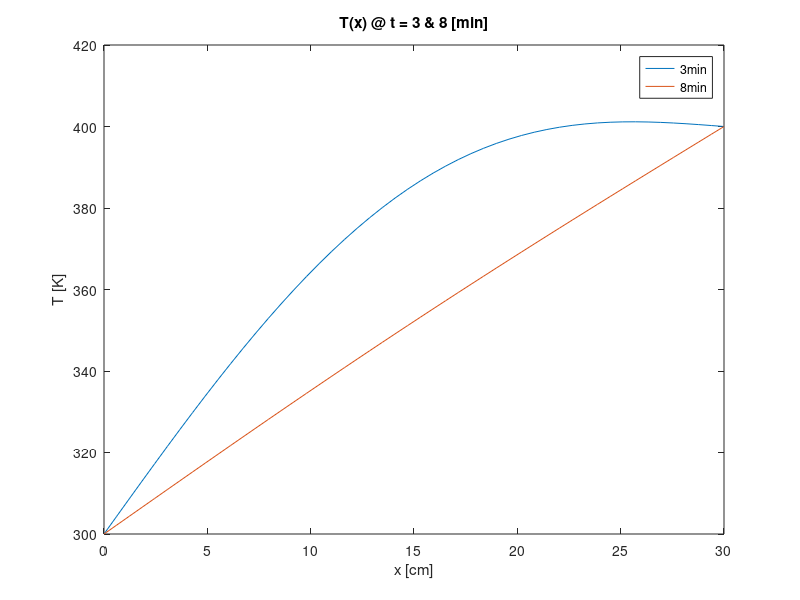
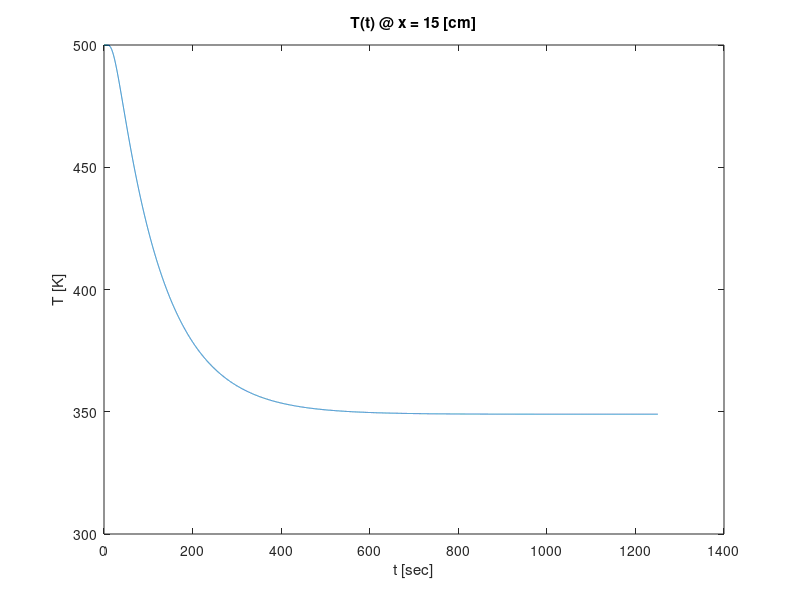

These charts were generated, in order, by the following MATLAB code: (Note: this script raises an error after producing the figures.)
%% Aerospace Engineering Song Jihoon

%{
1D Unsteady State Heat Conduction ( i = space, k = time ) 
Assumption : 1D Heat Transfer, Constant Base Tip Temperature 

Laplace(T_i) = d^2 T / dx^2= (T_(i+1) -2 T_(i) + T_(i-1)) / (dx)^2
T_(k+1) = (alpha)(Laplace(T_i))(dt) + T_(k)
%}

%% Initialization
clear 
close all 
clc
tic % Start CPU Run Time Check 

%% Declaration of Constant Variable  
n = 50; % number of x index (divided into n-1 parts)
L = 0.3; % Length of the bar[m]
alp = 8.5 * 10^(-5); % diffusivity
dx = L / (n-1); % difference of lenght[m]
dt = 0.1; % difference of time[s]

T_k = zeros(1,n) + 500; % T(k,i)
T_kk = zeros(1,n); % T(k+1,i)
T_k(1,1) = 300; % base
T_kk(1,1) = 300;
T_k(1,n) = 400; % tip
T_kk(1,n) = 400;
T_result = T_k; % T(k=1,x)

lap_op = zeros(1,n); % laplace operator array

%% Initial Calculator
for i = 2:n-1 % except base tip (constant temp)
    lap_op(1,i) = (T_k(1,i+1) - 2*T_k(1,i) + T_k(1,i-1)) / (dx)^2;
end
 
for i = 2:n-1 % except base tip 
   T_kk(1,i) = dt *  alp * lap_op(1,i) + T_k(1,i);
end

%% Iteration
diff_avg = sum(abs(T_kk - T_k)) / (n - 2); % except base tip

k = 2; % start with k = 2

while diff_avg >= 10^(-6)
    for c = 1 : n
    T_result(k,c) = T_kk(1,c); % T(t,x)
    end

    T_k = T_kk;
   
    for i = 2:n-1 % except base tip
        lap_op(1,i) = (T_k(1,i+1) - 2*T_k(1,i) + T_k(1,i-1)) / (dx)^2;
    end
    
    for i = 2:n-1 % except base tip 
        T_kk(1,i) = dt *  alp * lap_op(1,i) + T_k(1,i);
    end
   
    diff_avg = sum(abs(T_kk - T_k)) / (n - 2); % except base tip

    k = k + 1;
end

%% Plot 1 (Question 1)
figure(1)
x = linspace(0,30,n);
y1 = T_result(1801,:); % 3min=180sec=(k=1801)
y2 = T_result(4801,:); % 8min=480sec=(k=4801)
plot(x,y1,x,y2);
title 'T(x) @ t = 3 & 8 [min]';
xlabel 'x [cm]';
ylabel 'T [K]';
legend('3min','8min');

%% Plot 2 (Question 2)
figure(2)
t = linspace(0,(k-1)*dt,k-1);
y = T_result(:,n/2);
plot(t,y);
title 'T(t) @ x = 15 [cm]';
xlabel 't [sec]';
ylabel 'T [K]';

%% Plot 3 (Question 3)
figure(3)
tiledlayout(2,1)
nexttile
x = linspace(0,30,n);
y = T_result(k-1,:);
plot(x,y);
title 'T(x) when the rod reaches steady state';
xlabel 'x [cm]';
ylabel 'T [K]';

nexttile
imagesc(y)
axis off
colorbar

%% Question 4
x = ['Elapsed Real Time = ',num2str(k*dt),' second(s)'];
disp(x)

%% Question 5 end
x = ['CPU Run Time = ', num2str(toc),' second(s)'];
disp(x)
